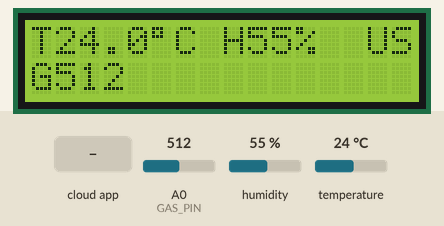
Simulated run of this sketch. Board: ESP8266 (NodeMCU). Shown: 16×2 character LCD. Inputs (shaded band) come from the test bench; at power-on: A0 (GAS_PIN) = 512, humidity 55 %, temperature 24 °C. WiFi joins after 1.5 s; servers stay silent unless stated; what the sketch prints to the serial monitor is not drawn.

Above: at 5.7 s.
5.8 s: A0 (GAS_PIN) set to 354
At 7.5 s:
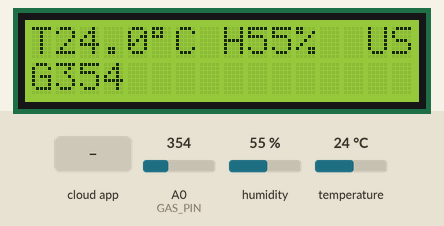
8.1 s: A0 (GAS_PIN) set to 323
At 9.8 s:
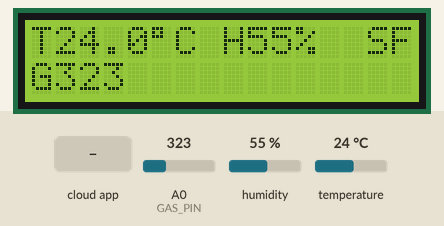
10.1 s: humidity set to 22 %
At 11.5 s:
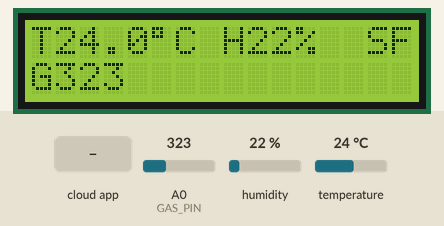
12.1 s: the phone or cloud app sets pr to 0
At 13.9 s:
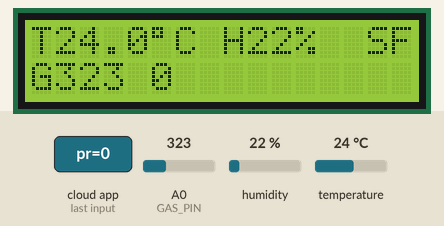
14.2 s: temperature set to 12 °C
At 15.5 s:
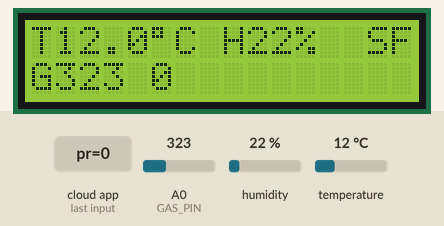
16.2 s: the phone or cloud app sets pr to 1
At 18.2 s:
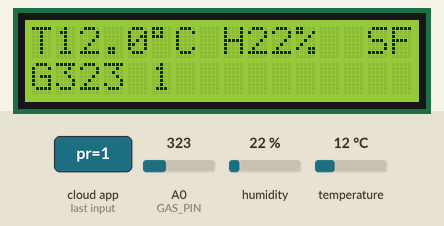
Timing chart, 0 to 19.2 s (numbered marks = the images above; inputs shaded):
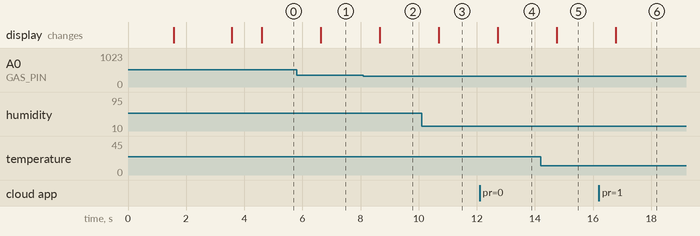

Measured:
- the behaviour switches between 341 and 340 on A0 (GAS_PIN) (found by bisection; images 1 and 2)
- after the input at 5.8 s, the display: changes after 0.84 s (image 1)
- after the input at 8.1 s, the display: changes after 0.57 s (image 2)
- after the input at 10.1 s, the display: changes after 0.60 s (image 3)
- after the input at 12.1 s, the display: changes after 0.63 s (image 4)
- after the input at 14.2 s, the display: changes after 0.56 s (image 5)
- after the input at 16.2 s, the display: changes after 0.59 s (image 6)

The sketch:

Try2.ino
```cpp
// ================================================================
// AIR QUALITY MONITORING SYSTEM USING DHT11 + MQ SENSOR
// WITH LCD DISPLAY, ARDUINO IoT CLOUD, AND UDP Wi-Fi COMMUNICATION
// ================================================================

#include <LiquidCrystal.h>
#include "DHT.h"
#include <ArduinoIoTCloud.h>
#include <Arduino_ConnectionHandler.h>
#include <ESP8266WiFi.h>
#include <WiFiUdp.h>

// ================= LCD CONNECTIONS =================
// LiquidCrystal(rs, en, d4, d5, d6, d7)
LiquidCrystal lcd(D0, D1, D2, D3, D5, D6);

// ================= DHT SENSOR SETUP =================
#define DHTPIN D7
#define DHTTYPE DHT11
DHT dht(DHTPIN, DHTTYPE);

// ================= GAS SENSOR =================
#define GAS_PIN A0
const int GAS_THRESHOLD = 340;

// ================= IoT CLOUD CREDENTIALS =================
const char DEVICE_LOGIN_NAME[] = "bfc70e50-9b79-4816-b2c7-7cb4364f968b";
const char SSID[] = "projectiot";
const char PASS[] = "projectiot";
const char DEVICE_KEY[] = "YfaSNgCSf!aHUKpzzptRSLdIE";

// ================= CLOUD VARIABLES =================
String status;
int gas;
int humi;
float temp;
String pr;

// ================= UDP CONFIG =================
WiFiUDP udp;
const int udpPort = 4210;                // Same as Python receiver
const char* broadcastIP = "255.255.255.255";  // Broadcast on local network

// ================= FUNCTION DECLARATIONS =================
void onPrChange();
void onTempChange();
void onHumiChange();
void onGasChange();
void onStatusChange();

void initProperties() {
  ArduinoCloud.setBoardId(DEVICE_LOGIN_NAME);
  ArduinoCloud.setSecretDeviceKey(DEVICE_KEY);
  ArduinoCloud.addProperty(pr, READWRITE, ON_CHANGE, onPrChange);
  ArduinoCloud.addProperty(status, READWRITE, ON_CHANGE, onStatusChange);
  ArduinoCloud.addProperty(gas, READWRITE, ON_CHANGE, onGasChange);
  ArduinoCloud.addProperty(humi, READWRITE, ON_CHANGE, onHumiChange);
  ArduinoCloud.addProperty(temp, READWRITE, ON_CHANGE, onTempChange);
}

WiFiConnectionHandler ArduinoIoTPreferredConnection(SSID, PASS);

// ================= SETUP =================
void setup() {
  Serial.begin(115200);
  delay(1500);

  initProperties();
  ArduinoCloud.begin(ArduinoIoTPreferredConnection);
  setDebugMessageLevel(2);
  ArduinoCloud.printDebugInfo();

  // Initialize LCD
  lcd.begin(16, 2);
  lcd.print("Air Quality Mon");
  lcd.setCursor(0, 1);
  lcd.print("Initializing...");
  delay(2000);
  lcd.clear();

  // Initialize DHT sensor
  dht.begin();

  // Start Wi-Fi manually for UDP
  WiFi.begin(SSID, PASS);
  lcd.print("Wi-Fi Connecting");
  int tries = 0;
  while (WiFi.status() != WL_CONNECTED && tries < 25) {
    delay(500);
    tries++;
  }
  lcd.clear();
  if (WiFi.status() == WL_CONNECTED) {
    lcd.print("Wi-Fi Connected");
    delay(1000);
    lcd.clear();
    udp.begin(udpPort);
  } else {
    lcd.print("Wi-Fi Failed!");
    while (1);
  }
}

// ================= LOOP =================
void loop() {
  ArduinoCloud.update();

  float temperature = dht.readTemperature();
  float humidity = dht.readHumidity();
  int gasValue = analogRead(GAS_PIN);

  if (isnan(temperature) || isnan(humidity)) {
    lcd.clear();
    lcd.print("Sensor Error!");
    delay(2000);
    return;
  }

  // Display on LCD
  lcd.clear();
  lcd.setCursor(0, 0);
  lcd.print("T");
  lcd.print(temperature, 1);
  lcd.print((char)223);
  lcd.print("C H");
  lcd.print(humidity, 0);
  lcd.print("%");
  lcd.setCursor(0, 1);
  lcd.print("G");
  lcd.print(gasValue);

  // Assign to Cloud vars
  temp = temperature;
  humi = humidity;
  gas = gasValue;

  // Air quality condition
  if (gasValue > GAS_THRESHOLD) {
    status = "UNSAFE";
    lcd.setCursor(14, 0);
    lcd.print("US");
  } else {
    status = "SAFE";
    lcd.setCursor(14, 0);
    lcd.print("SF");
  }

  lcd.setCursor(5, 1);
  lcd.print(pr.substring(0, 11)); // Show first 11 chars

  // ====== UDP Wi-Fi Communication ======
  String message = "T" + String(temperature, 1) +
                   "C, H" + String(humidity, 0) +
                   "%, G" + String(gasValue) +
                   ", Status:" + status;

  udp.beginPacket(broadcastIP, udpPort);
  udp.print(message);
  udp.endPacket();

  // ====== Debug on Serial (optional) ======
  Serial.println(message);

  delay(2000);
}

// ================= CLOUD EVENT HANDLERS =================
void onTempChange() {}
void onHumiChange() {}
void onGasChange() {}
void onStatusChange() {}
void onPrChange() {}
```
